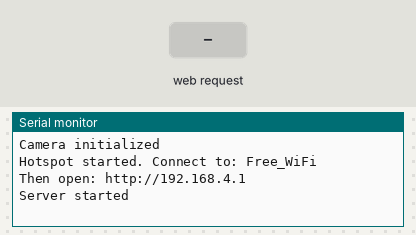
Recording of a sketch running on a simulated ESP32. Parts: the last lines printed to the serial monitor. The inputs (shaded band) are chosen by the test bench. WiFi joins after 1.5 s; servers stay silent unless stated; the camera gives no picture.

Above: at 2.5 s.
2.6 s: HTTP request GET /jpg received
At 3.8 s:
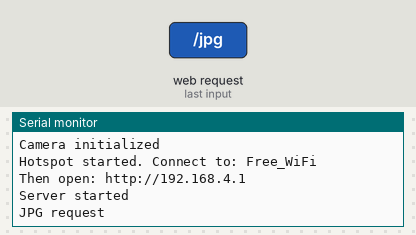
4.1 s: HTTP request GET /stream received
At 5.1 s:
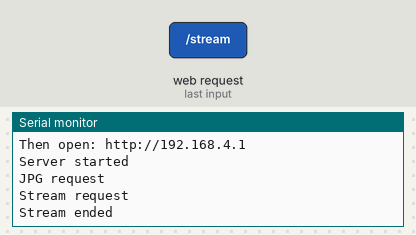

The sketch:

SpyCam.ino
```cpp
#include "esp_camera.h"
#include <WiFi.h>
#include <WebServer.h>
#include <DNSServer.h>

// Hotspot
const char* ap_ssid = "Free_WiFi";      // name that shows up in WiFi list
const char* ap_password = "";            // "" = open network (no password)

const byte DNS_PORT = 53;
IPAddress apIP(192, 168, 4, 1);          // the ESP32's own address
DNSServer dnsServer;
WebServer server(80);
bool cameraReady = false;
esp_err_t cameraError = ESP_OK;

// Camera pin configuration for AI-Thinker ESP32-CAM
#define PWDN_GPIO_NUM     32
#define RESET_GPIO_NUM    -1
#define XCLK_GPIO_NUM      0
#define SIOD_GPIO_NUM     26
#define SIOC_GPIO_NUM     27
#define Y9_GPIO_NUM       35
#define Y8_GPIO_NUM       34
#define Y7_GPIO_NUM       39
#define Y6_GPIO_NUM       36
#define Y5_GPIO_NUM       21
#define Y4_GPIO_NUM       19
#define Y3_GPIO_NUM       18
#define Y2_GPIO_NUM        5
#define VSYNC_GPIO_NUM    25
#define HREF_GPIO_NUM     23
#define PCLK_GPIO_NUM     22

bool startCamera() {
  camera_config_t config = {};
  config.ledc_channel = LEDC_CHANNEL_0;
  config.ledc_timer = LEDC_TIMER_0;
  config.pin_xclk = XCLK_GPIO_NUM;
  config.pin_sccb_sda = SIOD_GPIO_NUM;
  config.pin_sccb_scl = SIOC_GPIO_NUM;
  config.pin_d7 = Y9_GPIO_NUM;
  config.pin_d6 = Y8_GPIO_NUM;
  config.pin_d5 = Y7_GPIO_NUM;
  config.pin_d4 = Y6_GPIO_NUM;
  config.pin_d3 = Y5_GPIO_NUM;
  config.pin_d2 = Y4_GPIO_NUM;
  config.pin_d1 = Y3_GPIO_NUM;
  config.pin_d0 = Y2_GPIO_NUM;
  config.pin_vsync = VSYNC_GPIO_NUM;
  config.pin_href = HREF_GPIO_NUM;
  config.pin_pclk = PCLK_GPIO_NUM;
  config.pin_pwdn = PWDN_GPIO_NUM;
  config.pin_reset = RESET_GPIO_NUM;
  config.xclk_freq_hz = 20000000;
  config.pixel_format = PIXFORMAT_JPEG;
  config.frame_size = FRAMESIZE_QVGA;
  config.jpeg_quality = 12;
  config.fb_count = 1;
  config.fb_location = psramFound() ? CAMERA_FB_IN_PSRAM : CAMERA_FB_IN_DRAM;
  config.grab_mode = CAMERA_GRAB_WHEN_EMPTY;

  cameraError = esp_camera_init(&config);
  if (cameraError != ESP_OK) {
    Serial.printf("Camera init failed with error 0x%x\n", cameraError);
    return false;
  }
  Serial.println("Camera initialized");
  return true;
}

// The MJPEG video stream
void handleStream() {
  Serial.println("Stream request");
  if (!cameraReady) {
    server.send(503, "text/plain", "Camera not ready. init error: 0x" + String(cameraError, HEX));
    return;
  }

  WiFiClient client = server.client();
  String response = "HTTP/1.1 200 OK\r\n";
  response += "Content-Type: multipart/x-mixed-replace; boundary=frame\r\n\r\n";
  server.sendContent(response);

  while (client.connected()) {
    camera_fb_t * fb = esp_camera_fb_get();
    if (!fb) {
      Serial.println("Camera capture failed");
      break;
    }
    String part = "--frame\r\nContent-Type: image/jpeg\r\nContent-Length: ";
    part += fb->len;
    part += "\r\n\r\n";
    server.sendContent(part);
    server.sendContent((const char *)fb->buf, fb->len);
    server.sendContent("\r\n");
    esp_camera_fb_return(fb);
    if (!client.connected()) break;
    delay(40);
  }
  Serial.println("Stream ended");
}

// One still frame. This is useful for testing before opening the live stream.
void handleJpg() {
  Serial.println("JPG request");
  if (!cameraReady) {
    server.send(503, "text/plain", "Camera not ready. init error: 0x" + String(cameraError, HEX));
    return;
  }

  camera_fb_t * fb = esp_camera_fb_get();
  if (!fb) {
    Serial.println("Camera capture failed");
    server.send(500, "text/plain", "Camera capture failed");
    return;
  }

  WiFiClient client = server.client();
  server.sendHeader("Content-Type", "image/jpeg");
  server.sendHeader("Content-Length", String(fb->len));
  server.sendHeader("Connection", "close");
  server.send(200);
  client.write(fb->buf, fb->len);
  esp_camera_fb_return(fb);
}

// Clean full-screen viewer with client-side rotation controls.
void handleRoot() {
  String html = "<!DOCTYPE html><html><head>";
  html += "<meta name='viewport' content='width=device-width, initial-scale=1'>";
  html += "<style>";
  html += "html,body{width:100%;height:100%;margin:0;overflow:hidden;background:#000;}";
  html += "body{font-family:Arial,sans-serif;}";
  html += "#viewer{position:fixed;inset:0;display:grid;place-items:center;background:#000;overflow:hidden;}";
  html += "#stream{display:block;max-width:none;max-height:none;transform-origin:center center;}";
  html += "#controls{position:fixed;left:0;right:0;bottom:16px;display:flex;gap:12px;justify-content:center;z-index:2;}";
  html += "button{font-size:18px;font-weight:bold;color:#fff;background:rgba(0,0,0,.55);border:1px solid rgba(255,255,255,.45);border-radius:10px;padding:10px 18px;}";
  html += "#status{position:fixed;inset:0;display:grid;place-items:center;color:#fff;background:#000;font:18px Arial,sans-serif;}";
  html += "</style>";
  html += "</head><body>";
  if (!cameraReady) {
    html += "<div id='status'>Camera not ready: 0x";
    html += String(cameraError, HEX);
    html += "</div>";
  } else {
    html += "<div id='viewer'><img id='stream' src='/stream' alt='camera stream'></div>";
    html += "<div id='controls'><button onclick='rotate(-90)'>CCW</button><button onclick='rotate(90)'>CW</button></div>";
    html += "<script>";
    html += "let deg=Number(localStorage.rot||0);";
    html += "const img=document.getElementById('stream');";
    html += "function fit(){const vw=innerWidth,vh=innerHeight,iw=img.naturalWidth||320,ih=img.naturalHeight||240;";
    html += "const side=Math.abs(deg)%180,rw=side?ih:iw,rh=side?iw:ih,scale=Math.min(vw/rw,vh/rh);";
    html += "img.style.width=iw+'px';img.style.height=ih+'px';img.style.transform='rotate('+deg+'deg) scale('+scale+')';}";
    html += "function rotate(delta){deg=(deg+delta+360)%360;localStorage.rot=deg;fit();}";
    html += "img.onload=fit;addEventListener('resize',fit);setInterval(fit,1000);fit();";
    html += "</script>";
  }
  html += "</body></html>";
  server.send(200, "text/html", html);
}

void setup() {
  Serial.begin(115200);
  delay(1000);

  cameraReady = startCamera();

  // Start the hotspot
  WiFi.mode(WIFI_AP);
  WiFi.softAPConfig(apIP, apIP, IPAddress(255, 255, 255, 0));
  WiFi.softAP(ap_ssid, ap_password);
  Serial.print("Hotspot started. Connect to: ");
  Serial.println(ap_ssid);
  Serial.print("Then open: http://");
  Serial.println(apIP);

  // DNS server: answer EVERY domain with our own IP (captive portal trick)
  dnsServer.start(DNS_PORT, "*", apIP);

  // Routes
  server.on("/", handleRoot);
  server.on("/jpg", handleJpg);
  server.on("/stream", handleStream);

  // These are the URLs phones/laptops secretly check to test internet.
  // Answering them makes the camera page auto-pop-up.
  server.onNotFound(handleRoot);

  server.begin();
  Serial.println("Server started");
}

void loop() {
  dnsServer.processNextRequest();   // handle DNS lookups
  server.handleClient();            // handle web requests
}
```

Measured:
- after the input at 2.6 s, the serial monitor: prints a new line at once (image 1)
- after the input at 4.1 s, the serial monitor: prints a new line at once (image 2)
